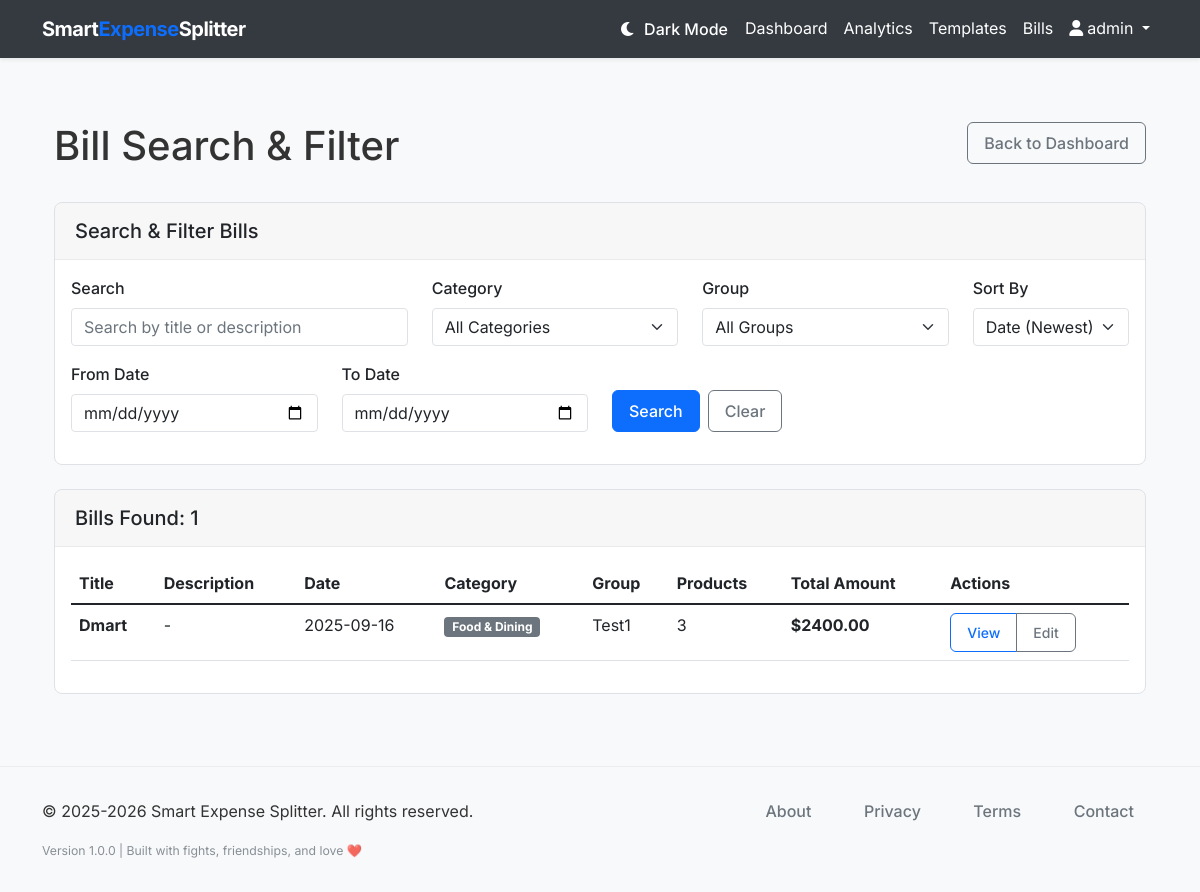
The app's page /bills (signed in), older data.
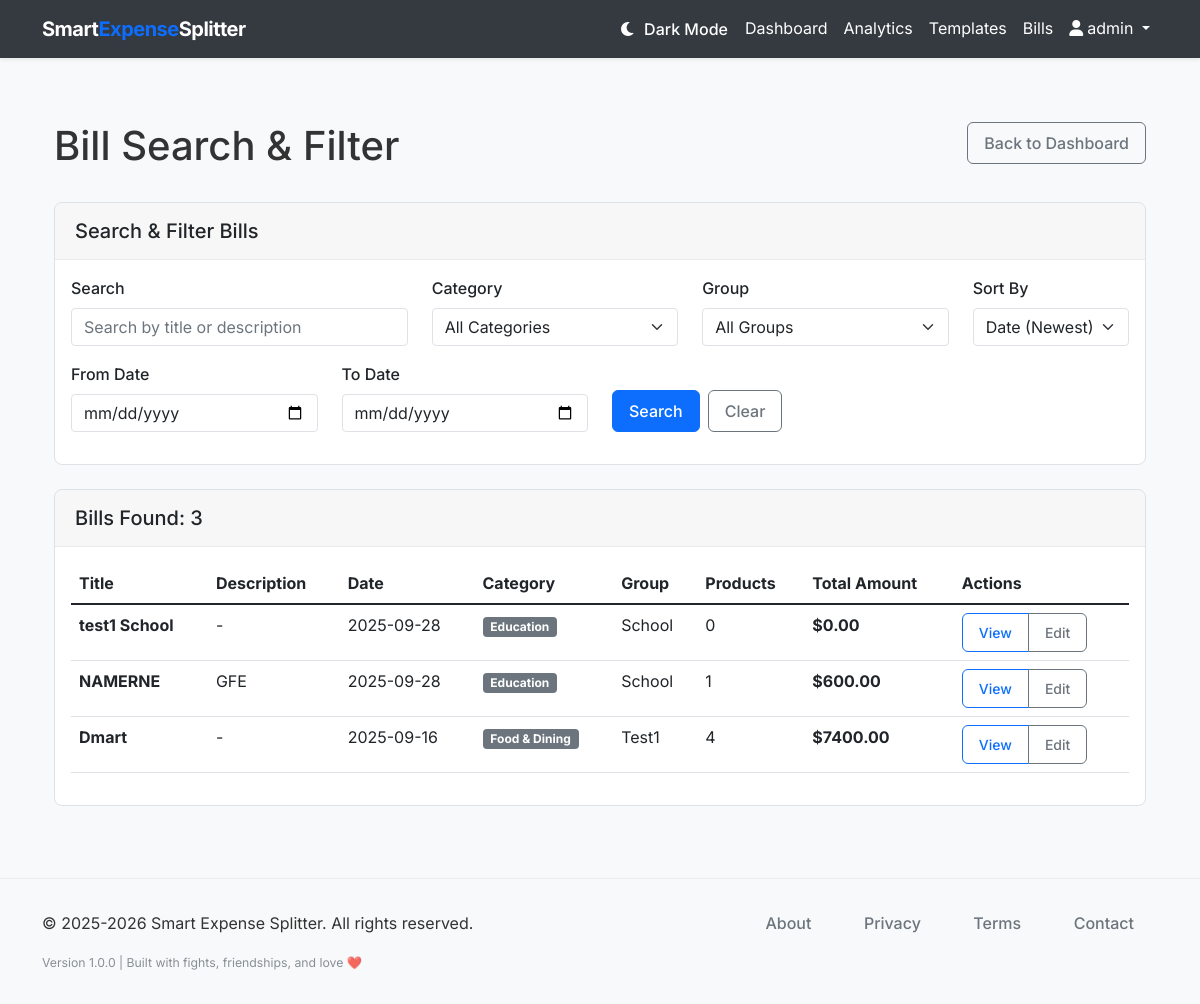
The same page, newer data.
### models.py (models this page shows, shortened)
class User(db.Model, UserMixin):
    __tablename__ = 'users'
    id = db.Column(db.Integer, primary_key=True)
    username = db.Column(db.String(64), unique=True, nullable=False)
    email = db.Column(db.String(120), unique=True, nullable=False)
    password_hash = db.Column(db.String(128), nullable=False)
    created_at = db.Column(db.DateTime, default=datetime.utcnow)
    groups = db.relationship('Group', back_populates='user', cascade='all, delete-orphan')
    bill_templates = db.relationship('BillTemplate', back_populates='user', cascade='all, delete-orphan')

class Bill(db.Model):
    __tablename__ = 'bills'
    id = db.Column(db.Integer, primary_key=True)
    title = db.Column(db.String(100), nullable=False)
    description = db.Column(db.String(255))
    date = db.Column(db.Date, default=datetime.utcnow().date)
    category = db.Column(db.String(50), default='Other')
    group_id = db.Column(db.Integer, db.ForeignKey('groups.id'), nullable=False)
    created_at = db.Column(db.DateTime, default=datetime.utcnow)
    group = db.relationship('Group', back_populates='bills')
    products = db.relationship('Product', back_populates='bill', cascade='all, delete-orphan')

class Group(db.Model):
    __tablename__ = 'groups'
    id = db.Column(db.Integer, primary_key=True)
    name = db.Column(db.String(100), nullable=False)
    description = db.Column(db.String(255))
    created_at = db.Column(db.DateTime, default=datetime.utcnow)
    user_id = db.Column(db.Integer, db.ForeignKey('users.id'), nullable=False)
    user = db.relationship('User', back_populates='groups')
    members = db.relationship('Member', back_populates='group', cascade='all, delete-orphan')
    bills = db.relationship('Bill', back_populates='group', cascade='all, delete-orphan')

### routes.py (the view, shortened to what this page needs)
@app.route('/bills')
@login_required
def bills():
    search_query = request.args.get('search', '', type=str)
    category_filter = request.args.get('category', '', type=str)
    date_from = request.args.get('date_from', '', type=str)
    date_to = request.args.get('date_to', '', type=str)
    group_filter = request.args.get('group', '', type=str)
    sort_by = request.args.get('sort', 'date_desc', type=str)
    query = Bill.query.join(Group).filter(Group.user_id == current_user.id)
    if category_filter:
        query = query.filter(Bill.category == category_filter)
    if date_from:
        try:
            from_date = datetime.strptime(date_from, '%Y-%m-%d').date()
            query = query.filter(Bill.date >= from_date)
        except ValueError:
            pass
    if date_to:
        try:
            to_date = datetime.strptime(date_to, '%Y-%m-%d').date()
            query = query.filter(Bill.date <= to_date)
        except ValueError:
            pass
    if group_filter:
        query = query.filter(Bill.group_id == int(group_filter))
    if sort_by == 'date_desc':
        query = query.order_by(Bill.date.desc())
    elif sort_by == 'date_asc':
        query = query.order_by(Bill.date.asc())
    elif sort_by == 'title_asc':
        query = query.order_by(Bill.title.asc())
    elif sort_by == 'title_desc':
        query = query.order_by(Bill.title.desc())
    elif sort_by == 'amount_desc':
        query = query.outerjoin(Product).group_by(Bill.id).order_by(db.func.sum(Product.price).desc().nullslast())
    elif sort_by == 'amount_asc':
        query = query.outerjoin(Product).group_by(Bill.id).order_by(db.func.sum(Product.price).asc().nullslast())
    page = request.args.get('page', 1, type=int)
    bills = query.paginate(page=page, per_page=10, error_out=False)
    user_groups = Group.query.filter_by(user_id=current_user.id).all()
    categories = ['Food & Dining', 'Transportation', 'Shopping', 'Entertainment', 'Bills & Utilities', 'Healthcare', 'Travel', 'Education', 'Other']
    return render_template('bills.html',
                         title='Bills',
                         bills=bills,
                         user_groups=user_groups,
                         categories=categories,
                         search_query=search_query,
                         category_filter=category_filter,
                         date_from=date_from,
                         date_to=date_to,
                         group_filter=group_filter,
                         sort_by=sort_by)

### templates/bills.html (shortened to what this page needs)
{% extends "layout.html" %}
{% block content %}
<div class="container mt-4">
    <div class="row mb-4">
        <div class="col-md-8">
            <h1>Bill Search & Filter</h1>
        </div>
        <div class="col-md-4 text-end">
            <a href="{{ url_for('dashboard') }}" class="btn btn-outline-secondary">Back to Dashboard</a>
        </div>
    </div>
    <div class="card mb-4">
        <div class="card-header">
            <h5 class="mb-0">Search & Filter Bills</h5>
        </div>
        <div class="card-body">
            <form method="GET" action="{{ url_for('bills') }}">
                <div class="row">
                    <div class="col-md-4 mb-3">
                        <label for="search" class="form-label">Search</label>
                        <input type="text" class="form-control" id="search" name="search"
                               value="{{ search_query }}" placeholder="Search by title or description">
                    </div>
                    <div class="col-md-3 mb-3">
                        <label for="category" class="form-label">Category</label>
                        <select class="form-select" id="category" name="category">
                            <option value="">All Categories</option>
                        </select>
                    </div>
                    <div class="col-md-3 mb-3">
                        <label for="group" class="form-label">Group</label>
                        <select class="form-select" id="group" name="group">
                            <option value="">All Groups</option>
                        </select>
                    </div>
                    <div class="col-md-2 mb-3">
                        <label for="sort" class="form-label">Sort By</label>
                        <select class="form-select" id="sort" name="sort">
                            <option value="date_desc" {% if sort_by == 'date_desc' %}selected{% endif %}>Date (Newest)</option>
                        </select>
                    </div>
                </div>
                <div class="row">
                    <div class="col-md-3 mb-3">
                        <label for="date_from" class="form-label">From Date</label>
                        <input type="date" class="form-control" id="date_from" name="date_from"
                               value="{{ date_from }}">
                    </div>
                    <div class="col-md-3 mb-3">
                        <label for="date_to" class="form-label">To Date</label>
                        <input type="date" class="form-control" id="date_to" name="date_to"
                               value="{{ date_to }}">
                    </div>
                    <div class="col-md-6 mb-3 d-flex align-items-end">
                        <button type="submit" class="btn btn-primary me-2">Search</button>
                        <a href="{{ url_for('bills') }}" class="btn btn-outline-secondary">Clear</a>
                    </div>
                </div>
            </form>
        </div>
    </div>
    <div class="card">
        <div class="card-header">
            <h5 class="mb-0">Bills Found: {{ bills.total }}</h5>
        </div>
        <div class="card-body">
            {% if bills.items %}
                <div class="table-responsive">
                    <table class="table table-hover">
                        <thead>
                            <tr>
                                <th>Title</th>
                                <th>Description</th>
                                <th>Date</th>
                                <th>Category</th>
                                <th>Group</th>
                                <th>Products</th>
                                <th>Total Amount</th>
                                <th>Actions</th>
                            </tr>
                        </thead>
                        <tbody>
                            {% for bill in bills.items %}
                                <tr>
                                    <td>
                                        <strong>{{ bill.title }}</strong>
                                    </td>
                                    <td>{{ bill.description or '-' }}</td>
                                    <td>{{ bill.date.strftime('%Y-%m-%d') }}</td>
                                    <td>
                                        <span class="badge bg-secondary">{{ bill.category }}</span>
                                    </td>
                                    <td>{{ bill.group.name }}</td>
                                    <td>{{ bill.products|length }}</td>
                                    <td>
                                        {% set total = bill.products|sum(attribute='price') %}
                                        <strong>${{ "%.2f"|format(total) }}</strong>
                                    </td>
                                    <td>
                                        <div class="btn-group" role="group">
                                            <a href="{{ url_for('bill_detail', bill_id=bill.id) }}"
                                               class="btn btn-sm btn-outline-primary">View</a>
                                            <a href="{{ url_for('edit_bill', bill_id=bill.id) }}"
                                               class="btn btn-sm btn-outline-secondary">Edit</a>
                                        </div>
                                    </td>
                                </tr>
                            {% endfor %}
                        </tbody>
                    </table>
                </div>
            {% endif %}
        </div>
    </div>
</div>
{% endblock %}

### templates/layout.html (shortened to what this page needs)
<!DOCTYPE html>
<html lang="en">
<head>
    <link href="https://cdn.jsdelivr.net/npm/bootstrap@5.1.3/dist/css/bootstrap.min.css" rel="stylesheet">
    <link rel="stylesheet" href="https://cdnjs.cloudflare.com/ajax/libs/font-awesome/6.0.0/css/all.min.css">
    <link rel="stylesheet" href="{{ url_for('static', filename='css/style.css') }}">
</head>
<body>
    <nav class="navbar navbar-expand-lg navbar-light bg-white shadow-sm">
        <div class="container">
            <a class="navbar-brand" href="{{ url_for('index') }}">Smart<span>Expense</span>Splitter</a>
            <div class="collapse navbar-collapse" id="navbarNav">
                <ul class="navbar-nav ms-auto">
                    {% if current_user.is_authenticated %}
                    <li class="nav-item">
                        <button class="btn btn-link nav-link" id="darkModeToggle" title="Toggle Dark Mode">
                        </button>
                    </li>
                    <li class="nav-item">
                        <a class="nav-link" href="{{ url_for('dashboard') }}">Dashboard</a>
                    </li>
                    <li class="nav-item">
                        <a class="nav-link" href="{{ url_for('analytics') }}">Analytics</a>
                    </li>
                    <li class="nav-item">
                                <a class="nav-link" href="{{ url_for('bill_templates') }}">Templates</a>
                            </li>
                            <li class="nav-item">
                                 <a class="nav-link" href="{{ url_for('bills') }}">Bills</a>
                             </li>
                    <li class="nav-item dropdown">
                        <a class="nav-link dropdown-toggle" href="#" id="navbarDropdown" role="button" data-bs-toggle="dropdown" aria-expanded="false">
                            <i class="fas fa-user me-1"></i>{{ current_user.username }}
                        </a>
                    </li>
                    {% endif %}
                </ul>
            </div>
        </div>
    </nav>
    <main class="container py-4">
        {% block content %}{% endblock %}
    </main>
    <footer class="footer" role="contentinfo" aria-label="Site footer">
        <div class="container">
            <div class="row">
                <div class="col-md-6" role="region" aria-labelledby="copyright-heading">
                    <p class="mb-0" itemprop="copyrightNotice">&copy; 2025-2026 Smart Expense Splitter. All rights reserved.</p>
                </div>
                <div class="col-md-6 text-md-end" role="region" aria-labelledby="footer-nav-heading">
                    <nav class="footer-links" aria-label="Legal and company information">
                        <ul class="list-inline mb-0" role="list">
                            <li class="list-inline-item" role="listitem">
                                <a href="{{ url_for('about') }}" aria-label="Learn more about Smart Expense Splitter company and mission"
                                   class="text-decoration-none" rel="noopener noreferrer">About</a>
                            </li>
                            <li class="list-inline-item" role="listitem">
                                <a href="{{ url_for('privacy') }}" aria-label="Read our privacy policy and data protection practices"
                                   class="text-decoration-none" rel="noopener noreferrer">Privacy</a>
                            </li>
                            <li class="list-inline-item" role="listitem">
                                <a href="{{ url_for('terms') }}" aria-label="Review our terms of service and usage agreements"
                                   class="text-decoration-none" rel="noopener noreferrer">Terms</a>
                            </li>
                            <li class="list-inline-item" role="listitem">
                                <a href="{{ url_for('contact') }}" aria-label="Contact Smart Expense Splitter support team"
                                   class="text-decoration-none" rel="noopener noreferrer">Contact</a>
                            </li>
                        </ul>
                    </nav>
                </div>
            </div>
            <div class="row mt-3" role="region" aria-labelledby="footer-info-heading">
                <div class="col-12">
                    <div class="footer-info text-center text-md-start" aria-label="Application version and technical information">
                        <small class="text-muted" itemprop="version" aria-label="Application version 1.0.0">
                            Version 1.0.0 | Built with fights, friendships, and love ❤️
                        </small>
                    </div>
                </div>
            </div>
        </div>
    </footer>
</body>
</html>

Row changes from the older to the newer data that the page shows:
added Bill: title "test1 School", description "-", date "2025-09-28", category "Education", group.name "School", products|length "0", total "0.00"
added Bill: title "NAMERNE", description "GFE", date "2025-09-28", category "Education", group.name "School", products|length "1", total "600.00"
computed for Bill "Dmart": products|length "3" → "4"; total "2400.00" → "7400.00"
Text that changed along with them:
{{ bills.total }}: "1" → "3"
